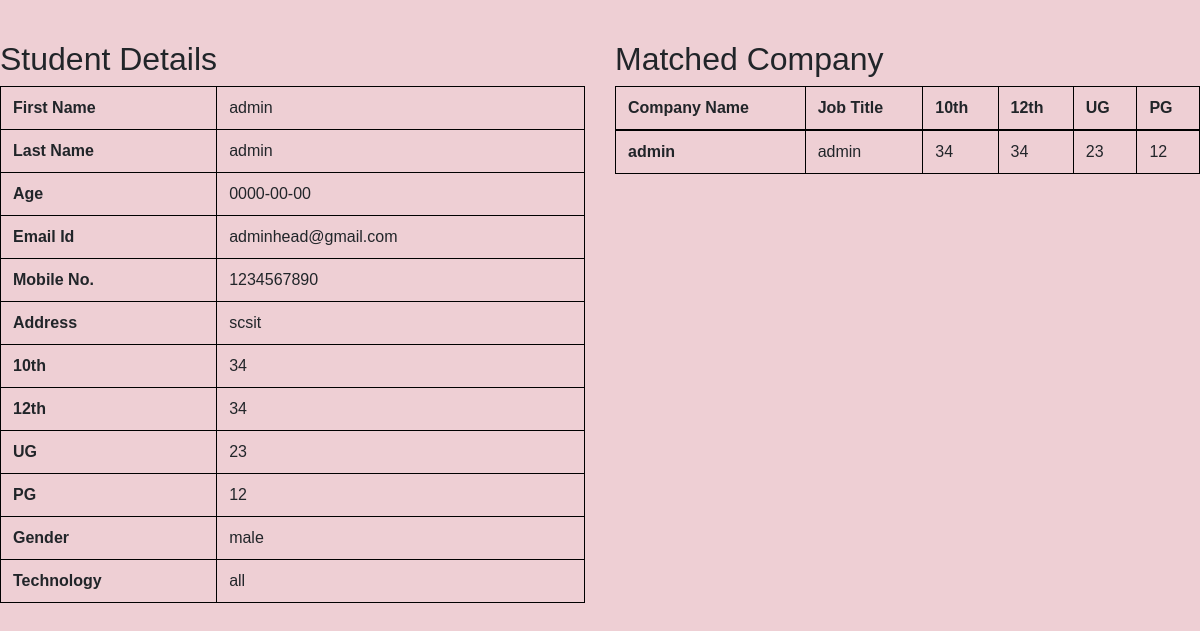
The page /displaystudent.php (signed in) on the database its author committed.
### tables this page shows
CREATE TABLE `student` (
  `s no.` int(4) NOT NULL,
  `first_name` text NOT NULL,
  `last_name` text NOT NULL,
  `age` date NOT NULL,
  `email_id` varchar(100) NOT NULL,
  `mobile_number` varchar(10) NOT NULL,
  `address` text NOT NULL,
 `ssc_marks` varchar(100) NOT NULL,
  `hsc` varchar(100) NOT NULL,
  `ug` varchar(100) NOT NULL,
  `pg` varchar(100) NOT NULL,
  `gender` varchar(100) NOT NULL,
  `technology` text NOT NULL,
  `password` varchar(8) NOT NULL,
  `confirm_password` varchar(8) NOT NULL
);

### displaystudent.php (the view, shortened to what this page needs)
<?php
include 'util.php';
$server ="localhost";
$username ="root";
$password ="";
$database ="student";
$con = mysqli_connect($server, $username, $password, $database);
$e = $_SESSION['email_id'];
$p = $_SESSION['pass'];
 $sql= "SELECT * FROM student WHERE email_id = '$e' AND password = '$p'";
 $result = mysqli_query($con, $sql);
 $row = mysqli_fetch_array($result, MYSQLI_ASSOC);
 $getMatchedComapanyInfo =  " SELECT c.company_name,c.`ssc_marks`,c.`hsc`,c.`ug`,c.`pg` ,c.`job_name`,c.`email_id` FROM `company` c , `student` s  WHERE ABS(s.`ssc_marks`) >= ABS(c.`ssc_marks`)
 AND ABS(s.`hsc`) >= ABS(c.`hsc`)
 AND ABS(s.`ug`) >= ABS(c.`pg`)  and s.email_id = '$e' AND s.password = '$p' GROUP BY c.company_name";
$companyInfoData = mysqli_query($con, $getMatchedComapanyInfo);
?>
<!DOCTYPE html>
<html lang="en">
<head>
    <link rel="stylesheet"type="text/css" href="display.css">
</head>
<body>
<div class="row">
  <div class="col-sm-6">
     <h2>Student Details </h2>
<table class="table table-hover table-bordered">
    <tbody style="border: 1px solid gray;">
      <tr>
        <td>First Name</td><td><?php echo $row['first_name'] ?></td>
     </tr>
     <tr>
        <td>Last Name</td><td><?php echo $row['last_name'] ?></td>
     </tr>
     <tr>
        <td>Age</td><td><?php echo $row['age'] ?></td>
     </tr>
     <tr>
        <td>Email Id</td><td><?php echo $row['email_id'] ?></td>
     </tr>
     <tr>
        <td>Mobile No.</td><td><?php echo $row['mobile_number'] ?></td>
     </tr>
     <tr>
        <td>Address</td><td><?php echo $row['address'] ?></td>
     </tr>
     <tr>
        <td>10th</td><td><?php echo $row['ssc_marks'] ?></td>
     </tr>
     <tr>
        <td>12th</td><td><?php echo $row['hsc'] ?></td>
     </tr>
     <tr>
        <td>UG</td><td><?php echo $row['ug'] ?></td>
     </tr>
     <tr>
        <td>PG</td><td><?php echo $row['pg'] ?></td>
     </tr>
     <tr>
        <td>Gender</td><td><?php echo $row['gender'] ?></td>
     </tr>
     <tr>
        <td>Technology</td><td><?php echo $row['technology'] ?></td>
     </tr>
    </tbody>
  </table>   </div>
  <div class="col-sm-6">
    <h2>Matched Company </h2>
     <?php
      if(mysqli_num_rows($companyInfoData)>0){
        ?>
        <table class="table table-hover table-bordered">
    <thead>
      <tr>
         <tr>
        <th>Company Name</th>
        <th>Job Title</th>
        <th>10th</th>
        <th>12th</th>
        <th>UG</th>
        <th>PG</th>
      </tr>
      </tr>
    </thead>
        <?php
         foreach($companyInfoData as $queryData)
        {  ?>
        <tr>
            <td><?php echo $queryData['company_name'] ?></td>
            <td><?php echo $queryData['job_name'] ?></td>
            <td><?php echo $queryData['ssc_marks'] ?></td>
            <td><?php echo $queryData['hsc'] ?></td>
            <td><?php echo $queryData['ug'] ?></td>
            <td><?php echo $queryData['pg'] ?></td>
        </tr>
        <?php }
      }else{ ?>
        <tr><td> There is no matched company found !!!</td></tr>
      </div>
  <?php }
?>
</table>
  </div>
</div>
</body>
</html>

### util.php (shortened to what this page needs)
<link rel="stylesheet" href="util/bootstrap.min.css">

### display.css (style rules this page uses)
* { margin: 0%; padding: 0%; }
body { background-color:rgb(238, 207, 212); font-family: sans-serif; margin-top: 40px; }

### util.php (style rules this page uses)
table > tbody > tr > td:first-child { font-weight: bold; }
.table-bordered td, .table-bordered th { border-color: black !important; }

### rows shown on the page
student: first_name "admin", last_name "admin", age "0000-00-00", email "adminhead@gmail.com", mobile_number "1234567890", address "scsit", ssc_marks "34", hsc "34", ug "23", pg "12", gender "male", technology "all"

### other values the page prints
$queryData['company_name'] "admin"
$queryData['job_name'] "admin"
$queryData['ssc_marks'] "34"
$queryData['hsc'] "34"
$queryData['ug'] "23"
$queryData['pg'] "12"
